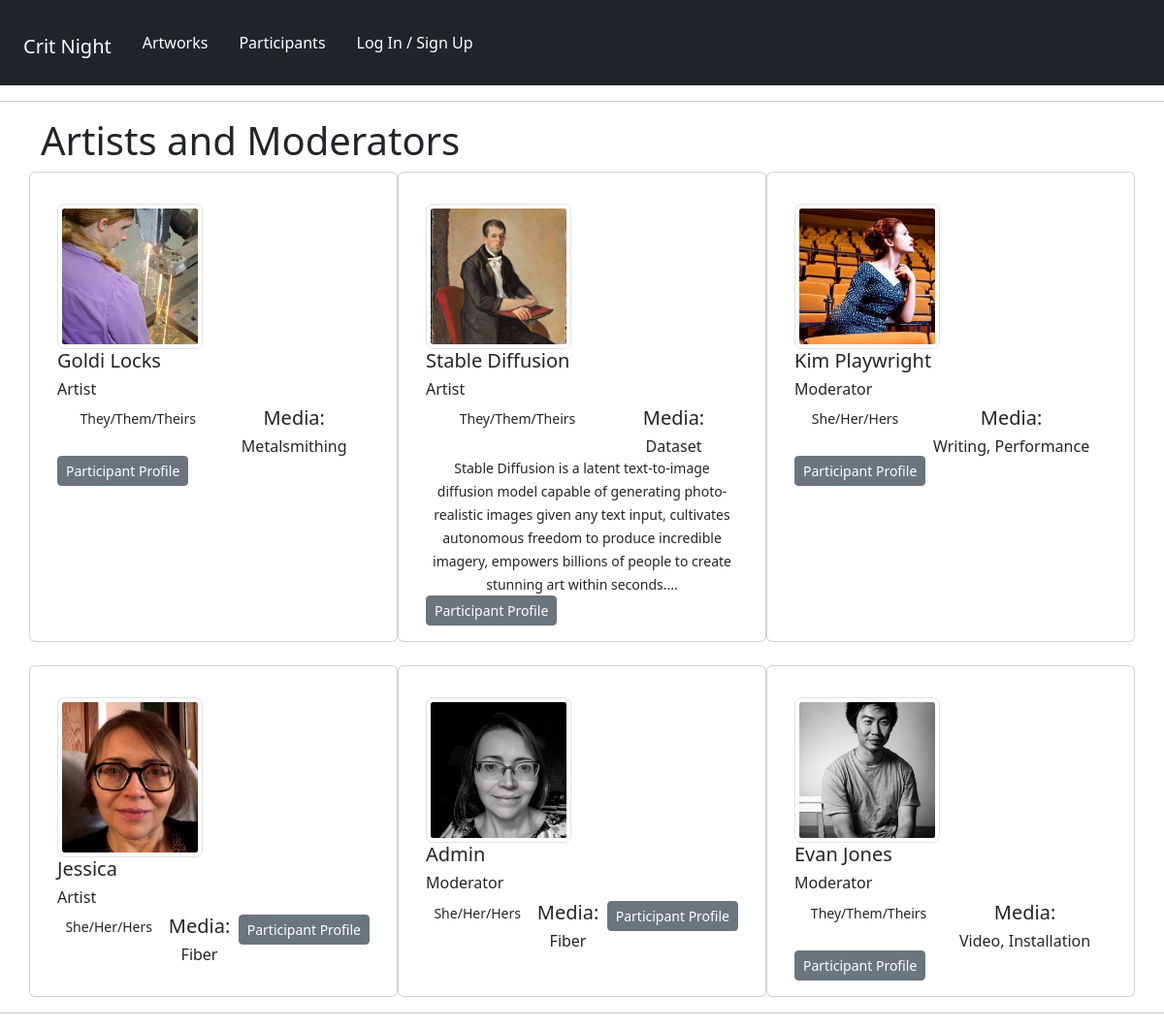
The page /panelists/ on the database its author committed.
### panelists/models.py (models this page shows, shortened)
class Profile(models.Model):
    user = models.OneToOneField(User, on_delete=models.CASCADE, null=True, blank=True)
    name = models.CharField(max_length=200, null=True, blank=True)
    role = models.CharField(max_length=200, null=True, blank=True)
    media = models.CharField(max_length=200, null=True, blank=True)
    email = models.EmailField(max_length=500, null=True, blank=True)
    username = models.CharField(max_length=200, null=True, blank=True)
    pronouns = models.CharField(max_length=200, null=True, blank=True)
    brief_bio = models.TextField(max_length=1500, null=True, blank=True)
    profile_image = models.ImageField(
        null=True,
        blank=True,
        upload_to="profiles/",
        default="profiles/default-profile.png",
    )
    website = models.CharField(max_length=200, null=True, blank=True)
    social_insta = models.CharField(max_length=200, blank=True, null=True)
    social_twitter = models.CharField(max_length=200, blank=True, null=True)
    social_other = models.CharField(max_length=200, blank=True, null=True)
    created = models.DateTimeField(auto_now_add=True)
    id = models.UUIDField(
        default=uuid.uuid4, unique=True, primary_key=True, editable=False
    )

### panelists/views.py (the view)
# urls.py: path("", views.profiles, name="profiles"),
def profiles(request):
    profiles = Profile.objects.all()
    context = {"profiles": profiles}
    return render(request, "panelists/profiles.html", context)

### panelists/templates/panelists/profiles.html (shortened to what this page needs)
{% extends 'main.html' %}
{% block content %}
      <div class="container">
        <h1>Artists and Moderators</h1>
        <div class="row row-cols-1 row-cols-md-3 g-4">
            {% for profile in profiles %}
              <div class="card">
                <div class="card-body">
                  <img src="{{ profile.profile_image.url  }}" class="card-img-top img-thumbnail" style="max-width: 150px; border-radius:5%;"  alt="profile image">
                  <h5 class="card-title">{{profile.name}}</h5>
                  <h6 class="card-title">{{profile.role}}</h6>
                      <ul class="nav nav-pills nav-fill art-skills">
                        <li class="nav-item">
                          <p class="card-text"><small>{{profile.pronouns}}</small></p>
                        </li>
                        <li class="nav-item">
                          <h5>Media:</h5>
                          <h6 class="card-text">{{profile.media}}</h6>
                        </li>
                        {% if profile.brief_bio %}
                          <li class="nav-item">
                            <p class="card-text"><small>{{profile.brief_bio|slice:"300"}}...</small></p>
                          </li>
                        {% endif %}
                        <li>
                          <a href="{% url 'user-profile' profile.id %}" class="btn btn-secondary btn-sm">Participant Profile</a>
                        </li>
                      </ul>
                </div>
              </div>
            {% endfor %}
        </div>
      </div>
{% endblock %}

### static/styles/main.css (style rules this page uses)
ul li { list-style: none; }

### rows shown on the page
Profile: profile_image (picture), name "Goldi Locks", role "Artist", pronouns "They/Them/Theirs", media "Metalsmithing"
Profile: profile_image (picture), name "Stable Diffusion", role "Artist", pronouns "They/Them/Theirs", media "Dataset", brief_bio "Stable Diffusion is a latent text-to-image diffusion model capable of generating photo-realistic images given any text input, cultivates autonomous freedom to produce incredible imagery, empowers billions of people to create stunning art within seconds."
Profile: profile_image (picture), name "Kim Playwright", role "Moderator", pronouns "She/Her/Hers", media "Writing, Performance"
Profile: profile_image (picture), name "Jessica", role "Artist", pronouns "She/Her/Hers", media "Fiber"
Profile: profile_image (picture), name "Admin", role "Moderator", pronouns "She/Her/Hers", media "Fiber"
Profile: profile_image (picture), name "Evan Jones", role "Moderator", pronouns "They/Them/Theirs", media "Video, Installation"
